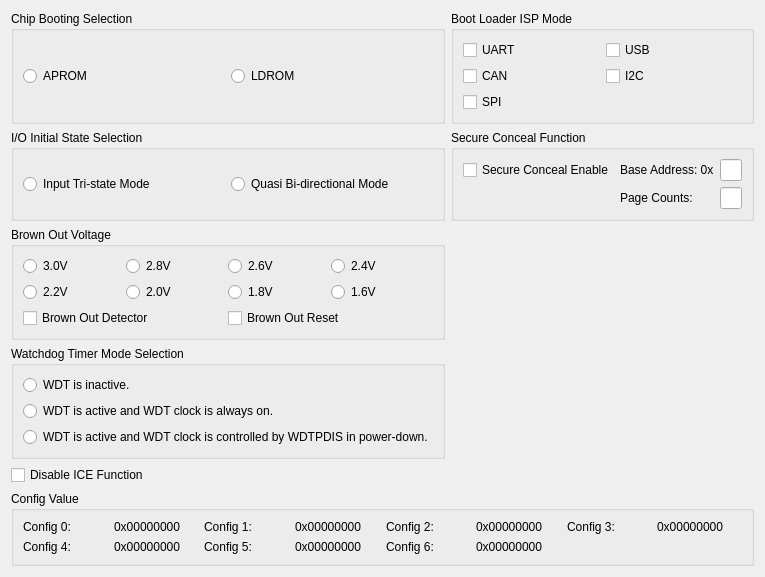
<?xml version="1.0" encoding="UTF-8"?>
<ui version="4.0">
 <class>Dialog</class>
 <widget class="QDialog" name="Dialog">
  <property name="geometry">
   <rect>
    <x>0</x>
    <y>0</y>
    <width>716</width>
    <height>471</height>
   </rect>
  </property>
  <layout class="QGridLayout" name="gridLayout_2">
   <item row="1" column="2">
    <widget class="QGroupBox" name="IDC_GROUP_SECURE_CONCEAL">
     <property name="title">
      <string>Secure Conceal Function</string>
     </property>
     <layout class="QGridLayout" name="gridLayout" columnstretch="2,1,1">
      <item row="0" column="0">
       <widget class="QCheckBox" name="IDC_CHECK_SECURE_CONCEAL">
        <property name="text">
         <string>Secure Conceal Enable</string>
        </property>
       </widget>
      </item>
      <item row="0" column="1">
       <widget class="QLabel" name="IDC_STATIC_SECURE_CONCEAL_BASE_ADDR">
        <property name="text">
         <string>Base Address: 0x</string>
        </property>
       </widget>
      </item>
      <item row="0" column="2">
       <widget class="QLineEdit" name="IDC_EDIT_SECURE_CONCEAL_BASE_ADDR"/>
      </item>
      <item row="1" column="1">
       <widget class="QLabel" name="IDC_STATIC_SECURE_CONCEAL_PAGE_COUNT">
        <property name="text">
         <string>Page Counts: </string>
        </property>
       </widget>
      </item>
      <item row="1" column="2">
       <widget class="QLineEdit" name="IDC_EDIT_SECURE_CONCEAL_PAGE_COUNT"/>
      </item>
     </layout>
    </widget>
   </item>
   <item row="1" column="1">
    <widget class="QGroupBox" name="IDC_GROUP_IO_STATE">
     <property name="title">
      <string>I/O Initial State Selection</string>
     </property>
     <layout class="QHBoxLayout" name="layout_IDC_GROUP_IO_STATE">
      <item>
       <widget class="QRadioButton" name="IDC_RADIO_IO_TRI">
        <property name="text">
         <string>Input Tri-state Mode</string>
        </property>
       </widget>
      </item>
      <item>
       <widget class="QRadioButton" name="IDC_RADIO_IO_BI">
        <property name="text">
         <string>Quasi Bi-directional Mode</string>
        </property>
       </widget>
      </item>
     </layout>
    </widget>
   </item>
   <item row="0" column="2">
    <widget class="QGroupBox" name="IDC_GROUP_ISP_MODE">
     <property name="title">
      <string>Boot Loader ISP Mode</string>
     </property>
     <layout class="QGridLayout" name="layout_IDC_GROUP_ISP_MODE">
      <item row="0" column="0">
       <widget class="QCheckBox" name="IDC_CHECK_ISP_MODE_UART">
        <property name="text">
         <string>UART</string>
        </property>
       </widget>
      </item>
      <item row="0" column="1">
       <widget class="QCheckBox" name="IDC_CHECK_ISP_MODE_USB">
        <property name="text">
         <string>USB</string>
        </property>
       </widget>
      </item>
      <item row="1" column="0">
       <widget class="QCheckBox" name="IDC_CHECK_ISP_MODE_CAN">
        <property name="text">
         <string>CAN</string>
        </property>
       </widget>
      </item>
      <item row="1" column="1">
       <widget class="QCheckBox" name="IDC_CHECK_ISP_MODE_I2C">
        <property name="text">
         <string>I2C</string>
        </property>
       </widget>
      </item>
      <item row="2" column="0">
       <widget class="QCheckBox" name="IDC_CHECK_ISP_MODE_SPI">
        <property name="text">
         <string>SPI</string>
        </property>
       </widget>
      </item>
     </layout>
    </widget>
   </item>
   <item row="0" column="1">
    <widget class="QGroupBox" name="IDC_GROUP_BOOT_SELECT">
     <property name="title">
      <string>Chip Booting Selection</string>
     </property>
     <layout class="QHBoxLayout" name="layout_IDC_GROUP_BOOT_SELECT">
      <item>
       <widget class="QRadioButton" name="IDC_RADIO_BS_APROM_LDROM">
        <property name="text">
         <string>APROM</string>
        </property>
       </widget>
      </item>
      <item>
       <widget class="QRadioButton" name="IDC_RADIO_BS_LDROM_APROM">
        <property name="text">
         <string>LDROM</string>
        </property>
       </widget>
      </item>
     </layout>
    </widget>
   </item>
   <item row="2" column="1">
    <widget class="QGroupBox" name="IDC_GROUP_BROWN_OUT_VOLTAGE">
     <property name="title">
      <string>Brown Out Voltage</string>
     </property>
     <layout class="QGridLayout" name="layout_IDC_GROUP_BROWN_OUT_VOLTAGE" columnstretch="1,1,1,1,0">
      <item row="0" column="0">
       <widget class="QRadioButton" name="IDC_RADIO_BOV_0">
        <property name="text">
         <string>3.0V</string>
        </property>
       </widget>
      </item>
      <item row="0" column="1">
       <widget class="QRadioButton" name="IDC_RADIO_BOV_1">
        <property name="text">
         <string>2.8V</string>
        </property>
       </widget>
      </item>
      <item row="0" column="2">
       <widget class="QRadioButton" name="IDC_RADIO_BOV_2">
        <property name="text">
         <string>2.6V</string>
        </property>
       </widget>
      </item>
      <item row="0" column="3">
       <widget class="QRadioButton" name="IDC_RADIO_BOV_3">
        <property name="text">
         <string>2.4V</string>
        </property>
       </widget>
      </item>
      <item row="1" column="0">
       <widget class="QRadioButton" name="IDC_RADIO_BOV_4">
        <property name="text">
         <string>2.2V</string>
        </property>
       </widget>
      </item>
      <item row="1" column="1">
       <widget class="QRadioButton" name="IDC_RADIO_BOV_5">
        <property name="text">
         <string>2.0V</string>
        </property>
       </widget>
      </item>
      <item row="1" column="2">
       <widget class="QRadioButton" name="IDC_RADIO_BOV_6">
        <property name="text">
         <string>1.8V</string>
        </property>
       </widget>
      </item>
      <item row="1" column="3">
       <widget class="QRadioButton" name="IDC_RADIO_BOV_7">
        <property name="text">
         <string>1.6V</string>
        </property>
       </widget>
      </item>
      <item row="2" column="0" colspan="4">
       <widget class="QCheckBox" name="IDC_CHECK_BROWN_OUT_DETECT">
        <property name="text">
         <string>Brown Out Detector</string>
        </property>
       </widget>
      </item>
      <item row="2" column="2" colspan="3">
       <widget class="QCheckBox" name="IDC_CHECK_BROWN_OUT_RESET">
        <property name="text">
         <string>Brown Out Reset</string>
        </property>
       </widget>
      </item>
     </layout>
    </widget>
   </item>
   <item row="3" column="1">
    <widget class="QGroupBox" name="IDC_GROUP_WDT">
     <property name="title">
      <string>Watchdog Timer Mode Selection</string>
     </property>
     <layout class="QVBoxLayout" name="layout_IDC_GROUP_WDT">
      <item>
       <widget class="QRadioButton" name="IDC_RADIO_WDT_DISABLE">
        <property name="text">
         <string>WDT is inactive.</string>
        </property>
       </widget>
      </item>
      <item>
       <widget class="QRadioButton" name="IDC_RADIO_WDT_ENABLE_KEEP">
        <property name="text">
         <string>WDT is active and WDT clock is always on.</string>
        </property>
       </widget>
      </item>
      <item>
       <widget class="QRadioButton" name="IDC_RADIO_WDT_ENABLE_STOP">
        <property name="text">
         <string>WDT is active and WDT clock is controlled by WDTPDIS in power-down.</string>
        </property>
       </widget>
      </item>
     </layout>
    </widget>
   </item>
   <item row="4" column="1">
    <widget class="QCheckBox" name="IDC_CHECK_ICE_LOCK">
     <property name="text">
      <string>Disable ICE Function</string>
     </property>
    </widget>
   </item>
   <item row="5" column="1" colspan="2">
    <widget class="QGroupBox" name="IDC_GROUP_CONFIG_VALUE">
     <property name="title">
      <string>Config Value</string>
     </property>
     <layout class="QGridLayout" name="gridLayout_3">
      <item row="0" column="0">
       <widget class="QLabel" name="IDC_STATIC_CONFIG_0">
        <property name="text">
         <string>Config 0:</string>
        </property>
       </widget>
      </item>
      <item row="0" column="1">
       <widget class="QLabel" name="IDC_STATIC_CONFIG_VALUE_0">
        <property name="text">
         <string>0x00000000</string>
        </property>
       </widget>
      </item>
      <item row="0" column="2">
       <widget class="QLabel" name="IDC_STATIC_CONFIG_1">
        <property name="text">
         <string>Config 1:</string>
        </property>
       </widget>
      </item>
      <item row="0" column="3">
       <widget class="QLabel" name="IDC_STATIC_CONFIG_VALUE_1">
        <property name="text">
         <string>0x00000000</string>
        </property>
       </widget>
      </item>
      <item row="0" column="4">
       <widget class="QLabel" name="IDC_STATIC_CONFIG_2">
        <property name="text">
         <string>Config 2:</string>
        </property>
       </widget>
      </item>
      <item row="0" column="5">
       <widget class="QLabel" name="IDC_STATIC_CONFIG_VALUE_2">
        <property name="text">
         <string>0x00000000</string>
        </property>
       </widget>
      </item>
      <item row="0" column="6">
       <widget class="QLabel" name="IDC_STATIC_CONFIG_3">
        <property name="text">
         <string>Config 3:</string>
        </property>
       </widget>
      </item>
      <item row="0" column="7">
       <widget class="QLabel" name="IDC_STATIC_CONFIG_VALUE_3">
        <property name="text">
         <string>0x00000000</string>
        </property>
       </widget>
      </item>
      <item row="1" column="0">
       <widget class="QLabel" name="IDC_STATIC_CONFIG_4">
        <property name="text">
         <string>Config 4:</string>
        </property>
       </widget>
      </item>
      <item row="1" column="1">
       <widget class="QLabel" name="IDC_STATIC_CONFIG_VALUE_4">
        <property name="text">
         <string>0x00000000</string>
        </property>
       </widget>
      </item>
      <item row="1" column="2">
       <widget class="QLabel" name="IDC_STATIC_CONFIG_5">
        <property name="text">
         <string>Config 5:</string>
        </property>
       </widget>
      </item>
      <item row="1" column="3">
       <widget class="QLabel" name="IDC_STATIC_CONFIG_VALUE_5">
        <property name="text">
         <string>0x00000000</string>
        </property>
       </widget>
      </item>
      <item row="1" column="4">
       <widget class="QLabel" name="IDC_STATIC_CONFIG_6">
        <property name="text">
         <string>Config 6:</string>
        </property>
       </widget>
      </item>
      <item row="1" column="5">
       <widget class="QLabel" name="IDC_STATIC_CONFIG_VALUE_6">
        <property name="text">
         <string>0x00000000</string>
        </property>
       </widget>
      </item>
     </layout>
    </widget>
   </item>
  </layout>
 </widget>
 <resources/>
 <connections/>
</ui>
